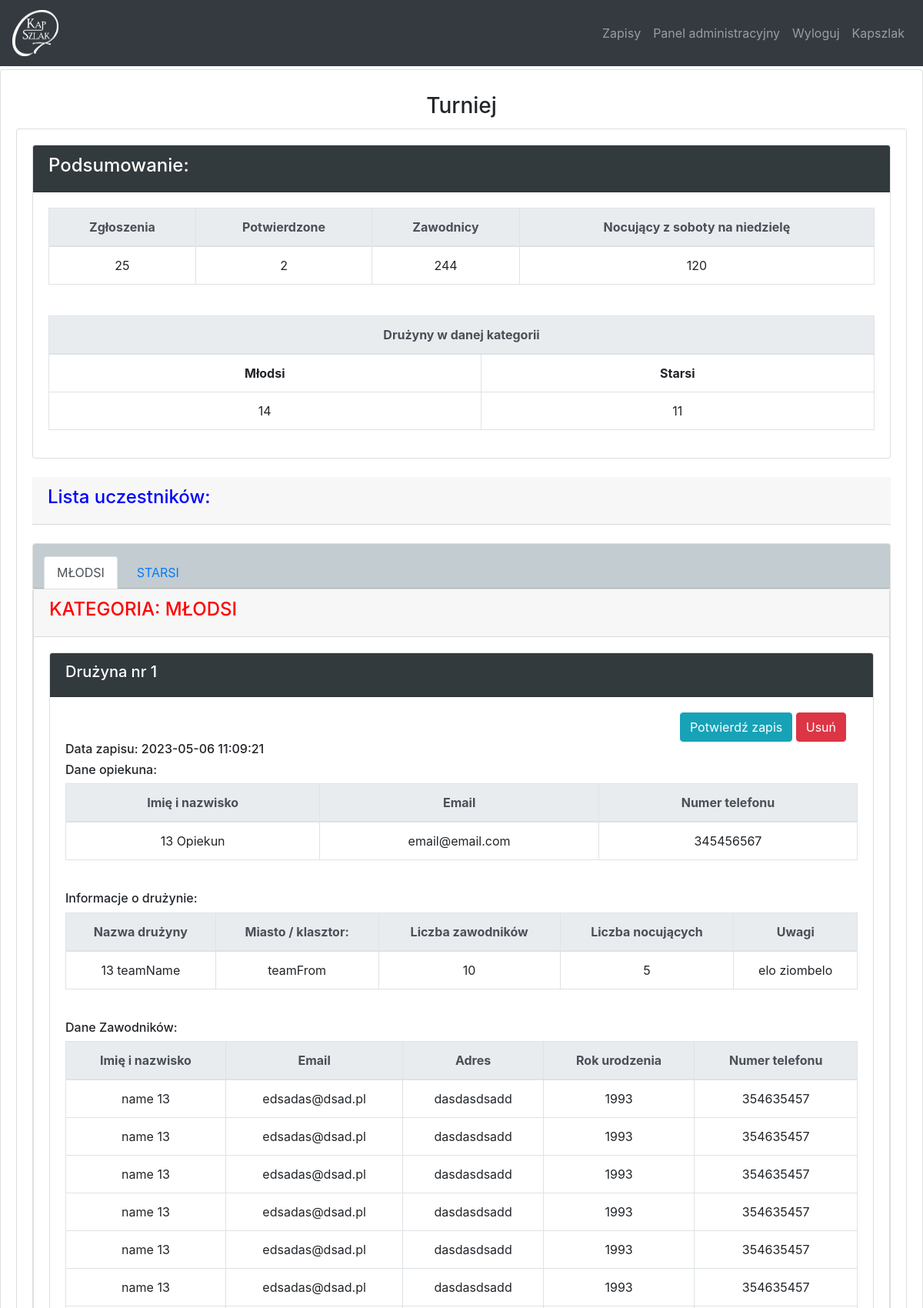
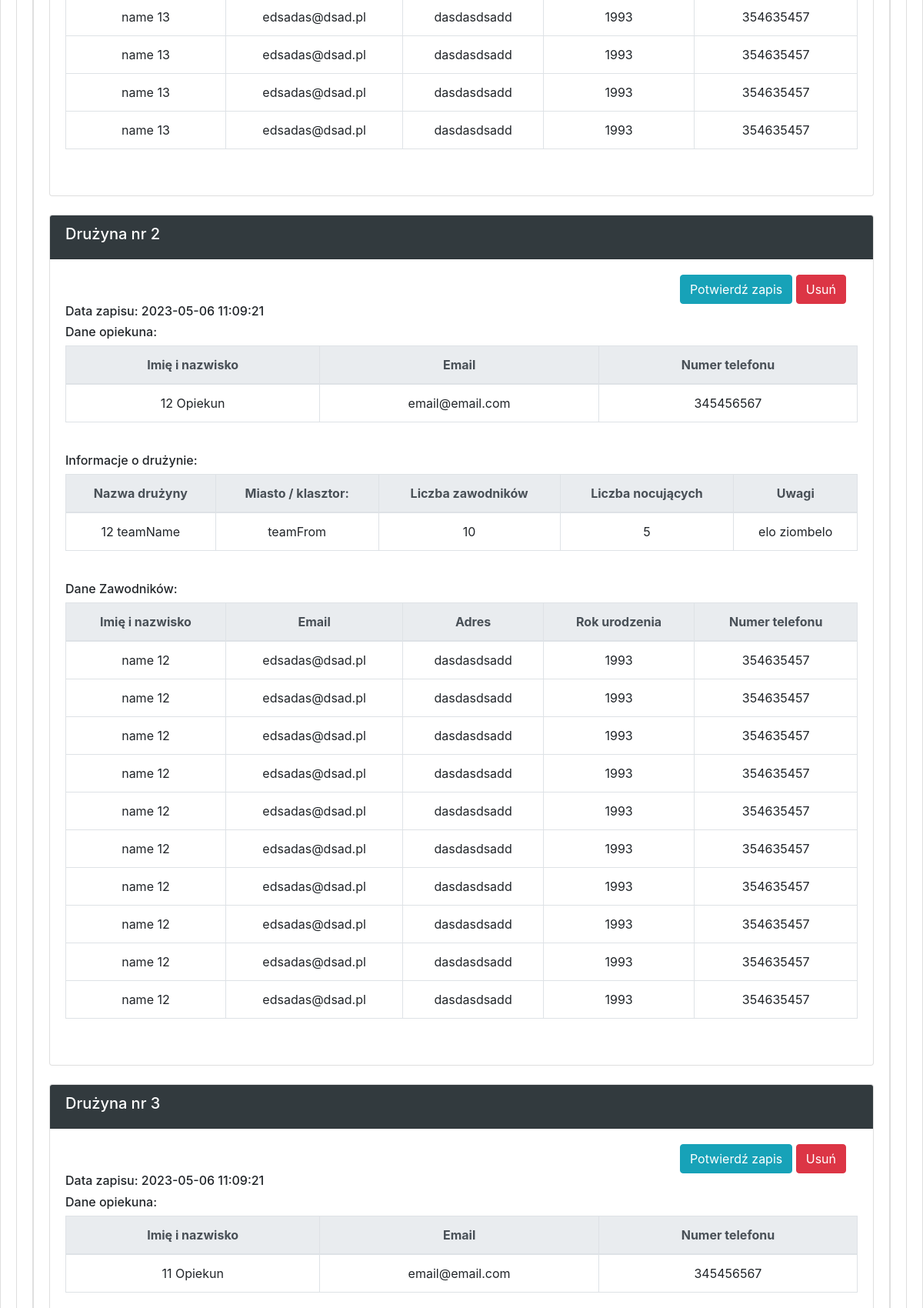
/dashboard/eventview?event_id=10 (signed in, upper part), run on the app's committed database (2 pictures, top to bottom).
### website/models.py (models this page shows)
class Events(db.Model):
    id = db.Column(db.Integer, primary_key=True)
    year_id = db.Column(db.Integer, db.ForeignKey('year.id'))
    signup = db.relationship('Signup', backref='events')
    name = db.Column(db.String(300))
    date  = db.Column(db.Date)
    temp_id = db.Column(db.Integer)
    is_active = db.Column(db.Boolean, default=True, nullable=False)
    mail_temp = db.Column(db.String(1000))

class Signup(db.Model):
    id = db.Column(db.Integer, primary_key=True)
    event_id = db.Column(db.Integer, db.ForeignKey('events.id'))
    date  = db.Column(db.DateTime)
    person = db.relationship('Person', backref='signup')
    basic = db.relationship('Basic', backref='signup')
    winter = db.relationship('Winter', backref='signup')
    turnament = db.relationship('Turnament', backref='signup')
    older = db.relationship('Older', backref='signup')

class Person(db.Model):
    id = db.Column(db.Integer, primary_key=True)
    signup_id = db.Column(db.Integer, db.ForeignKey('signup.id'))
    is_verified = db.Column(db.Boolean, default=False)
    is_contact = db.Column(db.Boolean, default=True)
    name = db.Column(db.String(300))
    email = db.Column(db.String(300))
    adress = db.Column(db.String(300))
    year = db.Column(db.Integer)
    telNum = db.Column(db.Integer)
    selectSize = db.Column(db.String(10))
    weight = db.Column(db.Integer)
    height = db.Column(db.Integer)

class Turnament(db.Model):
    id = db.Column(db.Integer, primary_key=True)
    signup_id = db.Column(db.Integer, db.ForeignKey('signup.id'))
    ageCat = db.Column(db.String(300))
    teamName = db.Column(db.String(300))
    teamFrom = db.Column(db.String(300))
    teamNum = db.Column(db.Integer)
    peopleNum = db.Column(db.Integer)
    say = db.Column(db.String(300))

### website/views.py (the view)
@views.route('/dashboard/eventview', methods=['GET', 'POST'])
@login_required
def event_view():
    event_id = request.args.get('event_id', None)
    event = Events.query.get(int(event_id))
    if event:
        sn_lst = event.signup
        sn_lst = sorted(sn_lst, key=lambda signup: signup.id, reverse=True)
        dic = get_sumup(event, sn_lst)
        if event.temp_id != 3:
            return render_template('event_view.html', event=event, sn_lst=sn_lst, user=current_user, dic=dic)
        else:
            lst_young = []
            lst_old = []
            for signup in event.signup:
                for turn in signup.turnament:
                    if turn.ageCat == 'Do 14 roku życia (drużyna składa się z 6 osób + bramkarz)':
                        lst_young.append(signup)
                    else:
                        lst_old.append(signup)
            lst_young = sorted(lst_young, key=lambda signup: signup.id, reverse=True)
            lst_old = sorted(lst_old, key=lambda signup: signup.id, reverse=True)
            return render_template('event_view.html', event=event, lst_young=lst_young, lst_old=lst_old, user=current_user, dic=dic)
    else:
        flash('Operacja nie jest dostepna', category='error')
        return redirect(url_for('views.dashboard'))

### website/templates/event_view.html (shortened to what this page needs)
{% extends "base.html" %}
{% block content %}
<div class="card">
		    <div class="card-body">
		    	<h3 class="card-title" align="center">{{ event.name }}</h3>
		    	<div class="card">
		    		<div class="card-body">
		    		{% if event.temp_id == 1 %}
			    		{% include 'signup_view/ev1.html' %}
			    	{% elif event.temp_id == 2 %}
			    		{% include 'signup_view/ev2.html' %}
			    	{% elif event.temp_id == 3 %}
			    		{% include 'signup_view/ev3.html' %}
			    	{% elif event.temp_id == 4 %}
			    		{% include 'signup_view/ev4.html' %}
			    	{% elif event.temp_id == 5 %}
			    		{% include 'signup_view/ev5.html' %}
			    	{% elif event.temp_id == 6 %}
			    		{% include 'signup_view/ev6.html' %}
			    	{% endif %}
		    		</div>
		</div>
	</div>
{% endblock %}

### website/templates/signup_view/ev3.html (shortened to what this page needs)
<div class="card">
    <div class="card-header" style="background-color: #323a3e">
<h4><font color="white">Podsumowanie:</font></h4>
</div>
<div class="card-body">
<table class="table table-bordered">
                          <thead class="thead-light" align="center">
                            <tr>
                              <th scope="col">Zgłoszenia</th>
                              <th scope="col">Potwierdzone</th>
                              <th scope="col">Zawodnicy</th>
                              <th scope="col">Nocujący z soboty na niedzielę</th>
                            </tr>
                          </thead>
                          <tbody align="center">
                            <tr>
                              <td>{{ dic['num_signup'] }}</td>
                              <td>{{ dic['num_active'] }}</td>
                              <td>{{ dic['players'] }}</td>
                              <td>{{ dic['sleep'] }}</td>
                            </tr>
                    </tbody>
                        </table>
<br>
<table class="table table-bordered">
                          <thead class="thead-light" align="center">
                            <tr>
                              <th colspan="2">Drużyny w danej kategorii</th>
                            </tr>
                          </thead>
                          <tbody align="center">
                            <tr>
                              <td><b>Młodsi</b></td>
                              <td><b>Starsi</b></td>
                            </tr>
                            <tr>
                              <td>{{ dic['young'] }}</td>
                              <td>{{ dic['old'] }}</td>
                            </tr>
                    </tbody>
                        </table>
                      </div>
</div>
<br>
    <div class="card-header">
      {% if dic['num_signup'] != 0 %}
<h4><font color="blue">Lista uczestników:</font></h4>
{% else %}
<h4><font color="red">Brak zapisanych uczestników:</font></h4>
{% endif %}
</div>
<br>
<div class="card">
<div class="card-header" style="background-color:   #c3ccd0">
    <ul class="nav nav-tabs card-header-tabs">
      <li class="nav-item">
        <a class="nav-link active" href="#young">MŁODSI</a>
      </li>
      <li class="nav-item">
        <a class="nav-link" href="#old">STARSI</a>
      </li>
    </ul>
  </div>
{% if lst_young %}
<div class="card">
    <div class="card-header">
<a name="young"><h4><font color="red">KATEGORIA: MŁODSI</font></h4></a>
</div>
<div class="card-body">
{% for signup in lst_young %}
<div class="card">
    <div class="card-header" style="background-color: #323a3e">
<h5><font color="white">Drużyna nr {{ loop.index }}</font></h5>
</div>
    {% for item in signup.person %}
    {% if item.is_contact %}
    <div class="card-body">
      <div class="col-md-12 text-right">
        {% if not item.is_verified %}
        <a href="/signup-verified?event_id={{ event.id }}&person_id={{ item.id }}"><button type="button" class="btn btn-info">Potwierdź zapis</button></a>
        {% else %}
        <button type="button" class="btn btn-success" disabled>Zgłoszenie potwierdzone</button>
        {% endif %}
        {% if event.is_active %}
        <a href="/delete?event_id={{ event.id }}&signup_id={{ signup.id }}"><button type="button" class="btn btn-danger">Usuń</button></a>
        {% endif %}
      </div>
<h6>Data zapisu: {{ signup.date }}</h6>
<h6>Dane opiekuna:</h6>
<table class="table table-bordered">
                          <thead class="thead-light" align="center">
                            <tr>
                              <th scope="col">Imię i nazwisko</th>
                              <th scope="col">Email</th>
                              <th scope="col">Numer telefonu</th>
                            </tr>
                          </thead>
                          <tbody align="center">
                            <tr>
                              <td>{{ item.name }}</td>
                              <td>{{ item.email }}</td>
                              <td>{{ item.telNum }}</td>
                            </tr>
                          </tbody>
                        </table>
                      {% endif %}
               {% endfor %}
               <br>
{% for item in signup.turnament %}
    <h6>Informacje o drużynie:</h6>
<table class="table table-bordered">
                          <thead class="thead-light" align="center">
                            <tr>
                              <th scope="col">Nazwa drużyny</th>
                              <th scope="col">Miasto / klasztor:</th>
                              <th scope="col">Liczba zawodników</th>
                              <th scope="col">Liczba nocujących</th>
                              <th scope="col">Uwagi</th>
                            </tr>
                          </thead>
                          <tbody align="center">
                            <tr>
                              <td>{{ item.teamName }}</td>
                              <td>{{ item.teamFrom }}</td>
                              <td>{{ item.teamNum }}</td>
                              <td>{{ item.peopleNum }}</td>
                              <td>{{ item.say }}</td>
                            </tr>
                          </tbody>
                        </table>
                        {% endfor %}
                         <br>
<h6>Dane Zawodników:</h6>
<table class="table table-bordered">
                          <thead class="thead-light" align="center">
                            <tr>
                              <th scope="col">Imię i nazwisko</th>
                              <th scope="col">Email</th>
                              <th scope="col">Adres</th>
                              <th scope="col">Rok urodzenia</th>
                              <th scope="col">Numer telefonu</th>
                            </tr>
                          </thead>
                          <tbody align="center">
                            {% for item in signup.person %}
                              {% if not item.is_contact %}
                            <tr>
                              <td>{{ item.name }}</td>
                              <td>{{ item.email }}</td>
                              <td>{{ item.adress }}</td>
                              <td>{{ item.year }}</td>
                              <td>{{ item.telNum }}</td>
                            </tr>
                           {% endif %}
                        {% endfor %}
                          </tbody>
                        </table>
               <br>
             </div>
           </div><br>
               {% endfor %}
             </div>
             </div>
             <br>
             {% endif %}
    </div>
  </div>

### website/static/css/style.css (style rules this page uses)
li { margin: 4px; }
h3 { margin-top: 10px; }
table, th, td { border: 1px solid black; border-collapse: collapse; }

### data on the page
Events: name "Turniej"
Signup: date "2023-05-06 11:09:21"
Person: name "13 Opiekun", email "email@email.com", telNum "345456567"
Turnament: teamName "13 teamName", teamFrom "teamFrom", teamNum "10", peopleNum "5", say "elo ziombelo"
Person: name "name 13", email "edsadas@dsad.pl", adress "dasdasdsadd", year "1993", telNum "354635457"
Person: name "name 13", email "edsadas@dsad.pl", adress "dasdasdsadd", year "1993", telNum "354635457"
Person: name "name 13", email "edsadas@dsad.pl", adress "dasdasdsadd", year "1993", telNum "354635457"
Person: name "name 13", email "edsadas@dsad.pl", adress "dasdasdsadd", year "1993", telNum "354635457"
Person: name "name 13", email "edsadas@dsad.pl", adress "dasdasdsadd", year "1993", telNum "354635457"
Person: name "name 13", email "edsadas@dsad.pl", adress "dasdasdsadd", year "1993", telNum "354635457"
Person: name "name 13", email "edsadas@dsad.pl", adress "dasdasdsadd", year "1993", telNum "354635457"
Person: name "name 13", email "edsadas@dsad.pl", adress "dasdasdsadd", year "1993", telNum "354635457"
Person: name "name 13", email "edsadas@dsad.pl", adress "dasdasdsadd", year "1993", telNum "354635457"
Person: name "name 13", email "edsadas@dsad.pl", adress "dasdasdsadd", year "1993", telNum "354635457"
Signup: date "2023-05-06 11:09:21"
Person: name "12 Opiekun", email "email@email.com", telNum "345456567"
Turnament: teamName "12 teamName", teamFrom "teamFrom", teamNum "10", peopleNum "5", say "elo ziombelo"
Person: name "name 12", email "edsadas@dsad.pl", adress "dasdasdsadd", year "1993", telNum "354635457"
Person: name "name 12", email "edsadas@dsad.pl", adress "dasdasdsadd", year "1993", telNum "354635457"
Person: name "name 12", email "edsadas@dsad.pl", adress "dasdasdsadd", year "1993", telNum "354635457"
Person: name "name 12", email "edsadas@dsad.pl", adress "dasdasdsadd", year "1993", telNum "354635457"
Person: name "name 12", email "edsadas@dsad.pl", adress "dasdasdsadd", year "1993", telNum "354635457"
Person: name "name 12", email "edsadas@dsad.pl", adress "dasdasdsadd", year "1993", telNum "354635457"
Person: name "name 12", email "edsadas@dsad.pl", adress "dasdasdsadd", year "1993", telNum "354635457"
Person: name "name 12", email "edsadas@dsad.pl", adress "dasdasdsadd", year "1993", telNum "354635457"
Person: name "name 12", email "edsadas@dsad.pl", adress "dasdasdsadd", year "1993", telNum "354635457"
Person: name "name 12", email "edsadas@dsad.pl", adress "dasdasdsadd", year "1993", telNum "354635457"
Signup: date "2023-05-06 11:09:21"
Person: name "11 Opiekun", email "email@email.com", telNum "345456567"

### other printed values
{{ dic['num_signup'] }} "25"
{{ dic['num_active'] }} "2"
{{ dic['players'] }} "244"
{{ dic['sleep'] }} "120"
{{ dic['young'] }} "14"
{{ dic['old'] }} "11"
